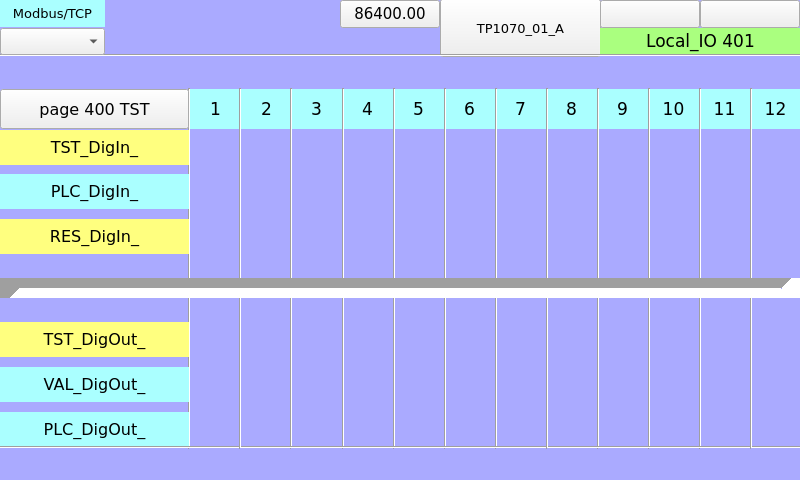
<?xml version="1.0" encoding="UTF-8"?>
<ui version="4.0">
 <class>page401</class>
 <widget class="QWidget" name="page401">
  <property name="geometry">
   <rect>
    <x>0</x>
    <y>0</y>
    <width>800</width>
    <height>480</height>
   </rect>
  </property>
  <property name="minimumSize">
   <size>
    <width>800</width>
    <height>480</height>
   </size>
  </property>
  <property name="maximumSize">
   <size>
    <width>800</width>
    <height>480</height>
   </size>
  </property>
  <property name="windowTitle">
   <string>page401</string>
  </property>
  <property name="styleSheet">
   <string notr="true">QWidget#page401
{
background-color: rgb(170, 170, 255);
}</string>
  </property>
  <widget class="Line" name="line_3">
   <property name="geometry">
    <rect>
     <x>230</x>
     <y>88</y>
     <width>20</width>
     <height>361</height>
    </rect>
   </property>
   <property name="orientation">
    <enum>Qt::Vertical</enum>
   </property>
  </widget>
  <widget class="ATCMbutton" name="atcmButton_6">
   <property name="geometry">
    <rect>
     <x>440</x>
     <y>-1</y>
     <width>161</width>
     <height>58</height>
    </rect>
   </property>
   <property name="font">
    <font>
     <family>DejaVu Sans</family>
     <pointsize>10</pointsize>
     <weight>50</weight>
     <bold>false</bold>
    </font>
   </property>
   <property name="toolTip">
    <string/>
   </property>
   <property name="whatsThis">
    <string>ATCMbutton widget</string>
   </property>
   <property name="pageName">
    <string>menu</string>
   </property>
   <property name="statusvar">
    <string/>
   </property>
   <property name="viewStatus">
    <bool>false</bool>
   </property>
   <property name="refresh">
    <number>200</number>
   </property>
   <property name="visibilityVar">
    <string/>
   </property>
   <property name="bgColor">
    <color>
     <red>170</red>
     <green>170</green>
     <blue>255</blue>
    </color>
   </property>
   <property name="borderColor">
    <color>
     <red>220</red>
     <green>220</green>
     <blue>220</blue>
    </color>
   </property>
   <property name="text">
    <string>TP1070_01_A</string>
   </property>
   <property name="pressText">
    <string>TP1070_01_A</string>
   </property>
   <property name="borderWidth">
    <number>2</number>
   </property>
   <property name="borderRadius">
    <number>0</number>
   </property>
   <property name="apparence">
    <enum>QFrame::Raised</enum>
   </property>
  </widget>
  <widget class="Line" name="line_13">
   <property name="geometry">
    <rect>
     <x>741</x>
     <y>88</y>
     <width>20</width>
     <height>361</height>
    </rect>
   </property>
   <property name="orientation">
    <enum>Qt::Vertical</enum>
   </property>
  </widget>
  <widget class="QLabel" name="label_PLC_DigIn_10">
   <property name="geometry">
    <rect>
     <x>648</x>
     <y>89</y>
     <width>51</width>
     <height>40</height>
    </rect>
   </property>
   <property name="font">
    <font>
     <family>DejaVu Sans</family>
     <pointsize>13</pointsize>
    </font>
   </property>
   <property name="styleSheet">
    <string notr="true">background-color: rgb(170, 255, 255);</string>
   </property>
   <property name="text">
    <string>10</string>
   </property>
   <property name="alignment">
    <set>Qt::AlignCenter</set>
   </property>
  </widget>
  <widget class="QLabel" name="label_Qt_Project_2">
   <property name="geometry">
    <rect>
     <x>600</x>
     <y>28</y>
     <width>201</width>
     <height>27</height>
    </rect>
   </property>
   <property name="font">
    <font>
     <family>DejaVu Sans</family>
     <pointsize>13</pointsize>
    </font>
   </property>
   <property name="styleSheet">
    <string notr="true">background-color: rgb(170, 255, 127);</string>
   </property>
   <property name="text">
    <string>Local_IO 401</string>
   </property>
   <property name="alignment">
    <set>Qt::AlignCenter</set>
   </property>
  </widget>
  <widget class="Line" name="line">
   <property name="geometry">
    <rect>
     <x>179</x>
     <y>88</y>
     <width>20</width>
     <height>361</height>
    </rect>
   </property>
   <property name="orientation">
    <enum>Qt::Vertical</enum>
   </property>
  </widget>
  <widget class="ATCMdate" name="atcmDate_2">
   <property name="geometry">
    <rect>
     <x>600</x>
     <y>0</y>
     <width>100</width>
     <height>28</height>
    </rect>
   </property>
   <property name="font">
    <font>
     <family>DejaVu Sans</family>
     <pointsize>10</pointsize>
    </font>
   </property>
   <property name="toolTip">
    <string>ATCM QDate</string>
   </property>
   <property name="whatsThis">
    <string>ATCMdate widget</string>
   </property>
   <property name="bgColor">
    <color>
     <red>255</red>
     <green>255</green>
     <blue>127</blue>
    </color>
   </property>
   <property name="borderWidth">
    <number>0</number>
   </property>
   <property name="borderRadius">
    <number>0</number>
   </property>
  </widget>
  <widget class="QLabel" name="label_PLC_DigIn_3">
   <property name="geometry">
    <rect>
     <x>291</x>
     <y>89</y>
     <width>51</width>
     <height>40</height>
    </rect>
   </property>
   <property name="font">
    <font>
     <family>DejaVu Sans</family>
     <pointsize>13</pointsize>
    </font>
   </property>
   <property name="styleSheet">
    <string notr="true">background-color: rgb(170, 255, 255);</string>
   </property>
   <property name="text">
    <string>3</string>
   </property>
   <property name="alignment">
    <set>Qt::AlignCenter</set>
   </property>
  </widget>
  <widget class="Line" name="line_9">
   <property name="geometry">
    <rect>
     <x>537</x>
     <y>88</y>
     <width>20</width>
     <height>361</height>
    </rect>
   </property>
   <property name="orientation">
    <enum>Qt::Vertical</enum>
   </property>
  </widget>
  <widget class="ATCMbutton" name="atcmButton_page400">
   <property name="geometry">
    <rect>
     <x>0</x>
     <y>89</y>
     <width>189</width>
     <height>40</height>
    </rect>
   </property>
   <property name="font">
    <font>
     <family>DejaVu Sans</family>
     <pointsize>12</pointsize>
    </font>
   </property>
   <property name="toolTip">
    <string/>
   </property>
   <property name="whatsThis">
    <string>ATCMbutton widget</string>
   </property>
   <property name="pageName">
    <string>page400</string>
   </property>
   <property name="statusvar">
    <string/>
   </property>
   <property name="viewStatus">
    <bool>false</bool>
   </property>
   <property name="visibilityVar">
    <string/>
   </property>
   <property name="bgColor">
    <color>
     <red>170</red>
     <green>255</green>
     <blue>255</blue>
    </color>
   </property>
   <property name="text">
    <string>page 400 TST</string>
   </property>
   <property name="pressText">
    <string>page 400 TST</string>
   </property>
   <property name="borderWidth">
    <number>0</number>
   </property>
   <property name="borderRadius">
    <number>0</number>
   </property>
   <property name="apparence">
    <enum>QFrame::Raised</enum>
   </property>
  </widget>
  <widget class="ATCMtime" name="atcmTime_2">
   <property name="geometry">
    <rect>
     <x>700</x>
     <y>0</y>
     <width>100</width>
     <height>28</height>
    </rect>
   </property>
   <property name="font">
    <font>
     <family>DejaVu Sans</family>
     <pointsize>10</pointsize>
    </font>
   </property>
   <property name="toolTip">
    <string>ATCM QTime</string>
   </property>
   <property name="whatsThis">
    <string>ATCMtime widget</string>
   </property>
   <property name="bgColor">
    <color>
     <red>255</red>
     <green>255</green>
     <blue>127</blue>
    </color>
   </property>
   <property name="borderWidth">
    <number>0</number>
   </property>
   <property name="borderRadius">
    <number>0</number>
   </property>
  </widget>
  <widget class="QLabel" name="label_PLC_DigIn_6">
   <property name="geometry">
    <rect>
     <x>444</x>
     <y>89</y>
     <width>51</width>
     <height>40</height>
    </rect>
   </property>
   <property name="font">
    <font>
     <family>DejaVu Sans</family>
     <pointsize>13</pointsize>
    </font>
   </property>
   <property name="styleSheet">
    <string notr="true">background-color: rgb(170, 255, 255);</string>
   </property>
   <property name="text">
    <string>6</string>
   </property>
   <property name="alignment">
    <set>Qt::AlignCenter</set>
   </property>
  </widget>
  <widget class="QLabel" name="label_PLC_DigIn_5">
   <property name="geometry">
    <rect>
     <x>393</x>
     <y>89</y>
     <width>51</width>
     <height>40</height>
    </rect>
   </property>
   <property name="font">
    <font>
     <family>DejaVu Sans</family>
     <pointsize>13</pointsize>
    </font>
   </property>
   <property name="styleSheet">
    <string notr="true">background-color: rgb(170, 255, 255);</string>
   </property>
   <property name="text">
    <string>5</string>
   </property>
   <property name="alignment">
    <set>Qt::AlignCenter</set>
   </property>
  </widget>
  <widget class="Line" name="line_2">
   <property name="geometry">
    <rect>
     <x>0</x>
     <y>45</y>
     <width>801</width>
     <height>20</height>
    </rect>
   </property>
   <property name="orientation">
    <enum>Qt::Horizontal</enum>
   </property>
  </widget>
  <widget class="QLabel" name="label_PLC_DigIn_2">
   <property name="geometry">
    <rect>
     <x>241</x>
     <y>89</y>
     <width>51</width>
     <height>40</height>
    </rect>
   </property>
   <property name="font">
    <font>
     <family>DejaVu Sans</family>
     <pointsize>13</pointsize>
    </font>
   </property>
   <property name="styleSheet">
    <string notr="true">background-color: rgb(170, 255, 255);</string>
   </property>
   <property name="text">
    <string>2</string>
   </property>
   <property name="alignment">
    <set>Qt::AlignCenter</set>
   </property>
  </widget>
  <widget class="QLabel" name="label_PLC_DigIn_7">
   <property name="geometry">
    <rect>
     <x>495</x>
     <y>89</y>
     <width>51</width>
     <height>40</height>
    </rect>
   </property>
   <property name="font">
    <font>
     <family>DejaVu Sans</family>
     <pointsize>13</pointsize>
    </font>
   </property>
   <property name="styleSheet">
    <string notr="true">background-color: rgb(170, 255, 255);</string>
   </property>
   <property name="text">
    <string>7</string>
   </property>
   <property name="alignment">
    <set>Qt::AlignCenter</set>
   </property>
  </widget>
  <widget class="Line" name="line_4">
   <property name="geometry">
    <rect>
     <x>281</x>
     <y>88</y>
     <width>20</width>
     <height>361</height>
    </rect>
   </property>
   <property name="orientation">
    <enum>Qt::Vertical</enum>
   </property>
  </widget>
  <widget class="QLabel" name="label_PLC_DigIn_11">
   <property name="geometry">
    <rect>
     <x>699</x>
     <y>89</y>
     <width>51</width>
     <height>40</height>
    </rect>
   </property>
   <property name="font">
    <font>
     <family>DejaVu Sans</family>
     <pointsize>13</pointsize>
    </font>
   </property>
   <property name="styleSheet">
    <string notr="true">background-color: rgb(170, 255, 255);</string>
   </property>
   <property name="text">
    <string>11</string>
   </property>
   <property name="alignment">
    <set>Qt::AlignCenter</set>
   </property>
  </widget>
  <widget class="QLabel" name="label_PLC_DigIn_8">
   <property name="geometry">
    <rect>
     <x>546</x>
     <y>89</y>
     <width>51</width>
     <height>40</height>
    </rect>
   </property>
   <property name="font">
    <font>
     <family>DejaVu Sans</family>
     <pointsize>13</pointsize>
    </font>
   </property>
   <property name="styleSheet">
    <string notr="true">background-color: rgb(170, 255, 255);</string>
   </property>
   <property name="text">
    <string>8</string>
   </property>
   <property name="alignment">
    <set>Qt::AlignCenter</set>
   </property>
  </widget>
  <widget class="Line" name="line_8">
   <property name="geometry">
    <rect>
     <x>486</x>
     <y>88</y>
     <width>20</width>
     <height>361</height>
    </rect>
   </property>
   <property name="orientation">
    <enum>Qt::Vertical</enum>
   </property>
  </widget>
  <widget class="QLabel" name="label_PLC_DigIn_4">
   <property name="geometry">
    <rect>
     <x>342</x>
     <y>89</y>
     <width>51</width>
     <height>40</height>
    </rect>
   </property>
   <property name="font">
    <font>
     <family>DejaVu Sans</family>
     <pointsize>13</pointsize>
    </font>
   </property>
   <property name="styleSheet">
    <string notr="true">background-color: rgb(170, 255, 255);</string>
   </property>
   <property name="text">
    <string>4</string>
   </property>
   <property name="alignment">
    <set>Qt::AlignCenter</set>
   </property>
  </widget>
  <widget class="Line" name="line_6">
   <property name="geometry">
    <rect>
     <x>384</x>
     <y>88</y>
     <width>20</width>
     <height>361</height>
    </rect>
   </property>
   <property name="orientation">
    <enum>Qt::Vertical</enum>
   </property>
  </widget>
  <widget class="QLabel" name="label_PLC_DigIn_12">
   <property name="geometry">
    <rect>
     <x>750</x>
     <y>89</y>
     <width>51</width>
     <height>40</height>
    </rect>
   </property>
   <property name="font">
    <font>
     <family>DejaVu Sans</family>
     <pointsize>13</pointsize>
    </font>
   </property>
   <property name="styleSheet">
    <string notr="true">background-color: rgb(170, 255, 255);</string>
   </property>
   <property name="text">
    <string>12</string>
   </property>
   <property name="alignment">
    <set>Qt::AlignCenter</set>
   </property>
  </widget>
  <widget class="QLabel" name="label_PLC_DigIn_9">
   <property name="geometry">
    <rect>
     <x>597</x>
     <y>89</y>
     <width>51</width>
     <height>40</height>
    </rect>
   </property>
   <property name="font">
    <font>
     <family>DejaVu Sans</family>
     <pointsize>13</pointsize>
    </font>
   </property>
   <property name="styleSheet">
    <string notr="true">background-color: rgb(170, 255, 255);</string>
   </property>
   <property name="text">
    <string>9</string>
   </property>
   <property name="alignment">
    <set>Qt::AlignCenter</set>
   </property>
  </widget>
  <widget class="Line" name="line_10">
   <property name="geometry">
    <rect>
     <x>588</x>
     <y>88</y>
     <width>20</width>
     <height>361</height>
    </rect>
   </property>
   <property name="orientation">
    <enum>Qt::Vertical</enum>
   </property>
  </widget>
  <widget class="Line" name="line_12">
   <property name="geometry">
    <rect>
     <x>690</x>
     <y>88</y>
     <width>20</width>
     <height>361</height>
    </rect>
   </property>
   <property name="orientation">
    <enum>Qt::Vertical</enum>
   </property>
  </widget>
  <widget class="ATCMlabel" name="atcmLabel_PLC_time">
   <property name="geometry">
    <rect>
     <x>340</x>
     <y>0</y>
     <width>100</width>
     <height>28</height>
    </rect>
   </property>
   <property name="font">
    <font>
     <family>DejaVu Sans</family>
     <pointsize>11</pointsize>
     <weight>50</weight>
     <bold>false</bold>
    </font>
   </property>
   <property name="text">
    <string>86400.00</string>
   </property>
   <property name="toolTip">
    <string>PLC_time</string>
   </property>
   <property name="whatsThis">
    <string>ATCMlabel widget</string>
   </property>
   <property name="variable">
    <string>PLC_time</string>
   </property>
   <property name="refresh">
    <number>500</number>
   </property>
   <property name="max">
    <string>0</string>
   </property>
   <property name="min">
    <string>0</string>
   </property>
   <property name="viewStatus">
    <bool>false</bool>
   </property>
   <property name="visibilityVar">
    <string/>
   </property>
   <property name="bgColor">
    <color>
     <red>255</red>
     <green>255</green>
     <blue>127</blue>
    </color>
   </property>
   <property name="borderWidth">
    <number>0</number>
   </property>
   <property name="borderRadius">
    <number>0</number>
   </property>
  </widget>
  <widget class="Line" name="line_7">
   <property name="geometry">
    <rect>
     <x>435</x>
     <y>88</y>
     <width>20</width>
     <height>361</height>
    </rect>
   </property>
   <property name="orientation">
    <enum>Qt::Vertical</enum>
   </property>
  </widget>
  <widget class="Line" name="line_11">
   <property name="geometry">
    <rect>
     <x>639</x>
     <y>88</y>
     <width>20</width>
     <height>361</height>
    </rect>
   </property>
   <property name="orientation">
    <enum>Qt::Vertical</enum>
   </property>
  </widget>
  <widget class="Line" name="line_5">
   <property name="geometry">
    <rect>
     <x>333</x>
     <y>88</y>
     <width>20</width>
     <height>361</height>
    </rect>
   </property>
   <property name="orientation">
    <enum>Qt::Vertical</enum>
   </property>
  </widget>
  <widget class="QLabel" name="label_PLC_DigIn_1">
   <property name="geometry">
    <rect>
     <x>190</x>
     <y>89</y>
     <width>51</width>
     <height>40</height>
    </rect>
   </property>
   <property name="font">
    <font>
     <family>DejaVu Sans</family>
     <pointsize>13</pointsize>
    </font>
   </property>
   <property name="styleSheet">
    <string notr="true">background-color: rgb(170, 255, 255);</string>
   </property>
   <property name="text">
    <string>1</string>
   </property>
   <property name="alignment">
    <set>Qt::AlignCenter</set>
   </property>
  </widget>
  <widget class="QLabel" name="label_PLC_DigIn_">
   <property name="geometry">
    <rect>
     <x>0</x>
     <y>174</y>
     <width>189</width>
     <height>35</height>
    </rect>
   </property>
   <property name="font">
    <font>
     <family>DejaVu Sans</family>
     <pointsize>12</pointsize>
    </font>
   </property>
   <property name="styleSheet">
    <string notr="true">background-color: rgb(170, 255, 255);</string>
   </property>
   <property name="text">
    <string>PLC_DigIn_</string>
   </property>
   <property name="alignment">
    <set>Qt::AlignCenter</set>
   </property>
  </widget>
  <widget class="QLabel" name="label_TST_DigIn_">
   <property name="geometry">
    <rect>
     <x>0</x>
     <y>130</y>
     <width>189</width>
     <height>35</height>
    </rect>
   </property>
   <property name="font">
    <font>
     <family>DejaVu Sans</family>
     <pointsize>12</pointsize>
    </font>
   </property>
   <property name="styleSheet">
    <string notr="true">background-color: rgb(255, 255, 127);</string>
   </property>
   <property name="text">
    <string>TST_DigIn_</string>
   </property>
   <property name="alignment">
    <set>Qt::AlignCenter</set>
   </property>
  </widget>
  <widget class="QLabel" name="label_RES_DigIn_">
   <property name="geometry">
    <rect>
     <x>0</x>
     <y>219</y>
     <width>189</width>
     <height>35</height>
    </rect>
   </property>
   <property name="font">
    <font>
     <family>DejaVu Sans</family>
     <pointsize>12</pointsize>
    </font>
   </property>
   <property name="styleSheet">
    <string notr="true">background-color: rgb(255, 255, 127);</string>
   </property>
   <property name="text">
    <string>RES_DigIn_</string>
   </property>
   <property name="alignment">
    <set>Qt::AlignCenter</set>
   </property>
  </widget>
  <widget class="QLabel" name="label_PLC_DigIn_13">
   <property name="geometry">
    <rect>
     <x>0</x>
     <y>412</y>
     <width>189</width>
     <height>35</height>
    </rect>
   </property>
   <property name="font">
    <font>
     <family>DejaVu Sans</family>
     <pointsize>12</pointsize>
    </font>
   </property>
   <property name="styleSheet">
    <string notr="true">background-color: rgb(170, 255, 255);</string>
   </property>
   <property name="text">
    <string>PLC_DigOut_</string>
   </property>
   <property name="alignment">
    <set>Qt::AlignCenter</set>
   </property>
  </widget>
  <widget class="QLabel" name="label_PLC_DigIn_14">
   <property name="geometry">
    <rect>
     <x>0</x>
     <y>367</y>
     <width>189</width>
     <height>35</height>
    </rect>
   </property>
   <property name="font">
    <font>
     <family>DejaVu Sans</family>
     <pointsize>12</pointsize>
    </font>
   </property>
   <property name="styleSheet">
    <string notr="true">background-color: rgb(170, 255, 255);</string>
   </property>
   <property name="text">
    <string>VAL_DigOut_</string>
   </property>
   <property name="alignment">
    <set>Qt::AlignCenter</set>
   </property>
  </widget>
  <widget class="QLabel" name="label_TST_DigIn_1">
   <property name="geometry">
    <rect>
     <x>0</x>
     <y>322</y>
     <width>189</width>
     <height>35</height>
    </rect>
   </property>
   <property name="font">
    <font>
     <family>DejaVu Sans</family>
     <pointsize>12</pointsize>
    </font>
   </property>
   <property name="styleSheet">
    <string notr="true">background-color: rgb(255, 255, 127);</string>
   </property>
   <property name="text">
    <string>TST_DigOut_</string>
   </property>
   <property name="alignment">
    <set>Qt::AlignCenter</set>
   </property>
  </widget>
  <widget class="Line" name="line_14">
   <property name="geometry">
    <rect>
     <x>0</x>
     <y>437</y>
     <width>801</width>
     <height>20</height>
    </rect>
   </property>
   <property name="orientation">
    <enum>Qt::Horizontal</enum>
   </property>
  </widget>
  <widget class="Line" name="line_15">
   <property name="geometry">
    <rect>
     <x>0</x>
     <y>278</y>
     <width>801</width>
     <height>20</height>
    </rect>
   </property>
   <property name="frameShadow">
    <enum>QFrame::Sunken</enum>
   </property>
   <property name="lineWidth">
    <number>20</number>
   </property>
   <property name="midLineWidth">
    <number>0</number>
   </property>
   <property name="orientation">
    <enum>Qt::Horizontal</enum>
   </property>
  </widget>
  <widget class="ATCManimation" name="atcmAnimation_TEST_STATUS">
   <property name="geometry">
    <rect>
     <x>105</x>
     <y>0</y>
     <width>121</width>
     <height>55</height>
    </rect>
   </property>
   <property name="toolTip">
    <string>TEST_STATUS</string>
   </property>
   <property name="whatsThis">
    <string>ATCManimation widget</string>
   </property>
   <property name="mapping">
    <string>0;:/icons/my_img/local.png;216;:/icons/my_img/remote.png;42;:/icons/my_img/done.png</string>
   </property>
   <property name="variable">
    <string>TEST_STATUS</string>
   </property>
   <property name="refresh">
    <number>500</number>
   </property>
   <property name="viewStatus">
    <bool>false</bool>
   </property>
   <property name="visibilityVar">
    <string/>
   </property>
  </widget>
  <widget class="ATCMcombobox" name="atcmComboBox">
   <property name="geometry">
    <rect>
     <x>0</x>
     <y>28</y>
     <width>105</width>
     <height>27</height>
    </rect>
   </property>
   <property name="font">
    <font>
     <family>DejaVu Sans</family>
     <pointsize>10</pointsize>
    </font>
   </property>
   <property name="toolTip">
    <string>TEST_COMMAND</string>
   </property>
   <property name="whatsThis">
    <string>ATCMcombobox widget</string>
   </property>
   <property name="variable">
    <string>TEST_COMMAND</string>
   </property>
   <property name="refresh">
    <number>500</number>
   </property>
   <property name="viewStatus">
    <bool>false</bool>
   </property>
   <property name="writeAcknowledge">
    <bool>false</bool>
   </property>
   <property name="visibilityVar">
    <string/>
   </property>
   <property name="bgColor">
    <color>
     <red>170</red>
     <green>255</green>
     <blue>127</blue>
    </color>
   </property>
   <property name="borderWidth">
    <number>0</number>
   </property>
   <property name="borderRadius">
    <number>0</number>
   </property>
   <property name="mapping">
    <string>0;LOCAL;216;REMOTE;42;DONE</string>
   </property>
  </widget>
  <widget class="QLabel" name="label_Start_3">
   <property name="geometry">
    <rect>
     <x>0</x>
     <y>0</y>
     <width>105</width>
     <height>27</height>
    </rect>
   </property>
   <property name="font">
    <font>
     <family>DejaVu Sans</family>
     <pointsize>10</pointsize>
    </font>
   </property>
   <property name="styleSheet">
    <string notr="true">background-color: rgb(170, 255, 255);</string>
   </property>
   <property name="text">
    <string>Modbus/TCP</string>
   </property>
   <property name="alignment">
    <set>Qt::AlignCenter</set>
   </property>
  </widget>
  <zorder>atcmButton_6</zorder>
  <zorder>label_PLC_DigIn_10</zorder>
  <zorder>label_Qt_Project_2</zorder>
  <zorder>line</zorder>
  <zorder>atcmDate_2</zorder>
  <zorder>label_PLC_DigIn_3</zorder>
  <zorder>atcmButton_page400</zorder>
  <zorder>atcmTime_2</zorder>
  <zorder>label_PLC_DigIn_6</zorder>
  <zorder>label_PLC_DigIn_5</zorder>
  <zorder>line_2</zorder>
  <zorder>label_PLC_DigIn_2</zorder>
  <zorder>label_PLC_DigIn_7</zorder>
  <zorder>line_4</zorder>
  <zorder>label_PLC_DigIn_11</zorder>
  <zorder>label_PLC_DigIn_8</zorder>
  <zorder>line_8</zorder>
  <zorder>label_PLC_DigIn_4</zorder>
  <zorder>line_6</zorder>
  <zorder>label_PLC_DigIn_12</zorder>
  <zorder>label_PLC_DigIn_9</zorder>
  <zorder>line_10</zorder>
  <zorder>line_12</zorder>
  <zorder>atcmLabel_PLC_time</zorder>
  <zorder>line_7</zorder>
  <zorder>line_11</zorder>
  <zorder>line_5</zorder>
  <zorder>label_PLC_DigIn_1</zorder>
  <zorder>label_PLC_DigIn_</zorder>
  <zorder>label_TST_DigIn_</zorder>
  <zorder>label_RES_DigIn_</zorder>
  <zorder>label_PLC_DigIn_13</zorder>
  <zorder>label_PLC_DigIn_14</zorder>
  <zorder>label_TST_DigIn_1</zorder>
  <zorder>line_14</zorder>
  <zorder>line_9</zorder>
  <zorder>line_13</zorder>
  <zorder>line_3</zorder>
  <zorder>line_15</zorder>
  <zorder>atcmAnimation_TEST_STATUS</zorder>
  <zorder>atcmComboBox</zorder>
  <zorder>label_Start_3</zorder>
 </widget>
 <customwidgets>
  <customwidget>
   <class>ATCManimation</class>
   <extends>QLabel</extends>
   <header>atcmplugin.h</header>
  </customwidget>
  <customwidget>
   <class>ATCMbutton</class>
   <extends>QPushButton</extends>
   <header>atcmplugin.h</header>
  </customwidget>
  <customwidget>
   <class>ATCMcombobox</class>
   <extends>QComboBox</extends>
   <header>atcmplugin.h</header>
  </customwidget>
  <customwidget>
   <class>ATCMdate</class>
   <extends>QPushButton</extends>
   <header>atcmplugin.h</header>
  </customwidget>
  <customwidget>
   <class>ATCMlabel</class>
   <extends>QPushButton</extends>
   <header>atcmplugin.h</header>
  </customwidget>
  <customwidget>
   <class>ATCMtime</class>
   <extends>QPushButton</extends>
   <header>atcmplugin.h</header>
  </customwidget>
 </customwidgets>
 <resources/>
 <connections>
  <connection>
   <sender>atcmButton_6</sender>
   <signal>newPage(const char*,bool)</signal>
   <receiver>page401</receiver>
   <slot>goto_page(const char*,bool)</slot>
   <hints>
    <hint type="sourcelabel">
     <x>20</x>
     <y>20</y>
    </hint>
    <hint type="destinationlabel">
     <x>20</x>
     <y>20</y>
    </hint>
   </hints>
  </connection>
  <connection>
   <sender>atcmButton_page400</sender>
   <signal>newPage(const char*,bool)</signal>
   <receiver>page401</receiver>
   <slot>goto_page(const char*,bool)</slot>
   <hints>
    <hint type="sourcelabel">
     <x>20</x>
     <y>20</y>
    </hint>
    <hint type="destinationlabel">
     <x>20</x>
     <y>20</y>
    </hint>
   </hints>
  </connection>
 </connections>
 <slots>
  <slot>goto_page(const char*,bool)</slot>
 </slots>
</ui>
